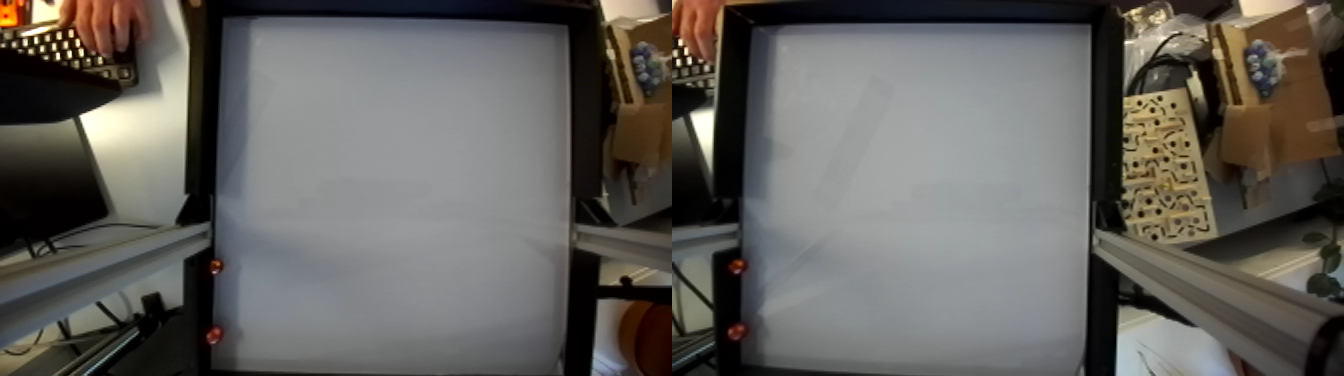
#> input picture jetson/src/testing/yolov1/1.png, 1344 x 376 px
$ python -i ball_recognition.py   (imports and definitions only)
#> lines starting #> are read from the running program, lines starting #| are printed output that depends on the picture; after the words box and inside, x2 and y2 are one past the last pixel; in counts of white or black regions, pixels touching at a corner belong together
#> further down, picture is the input picture: shape (376, 1344, 3); mean B, G, R 92.8, 97.1, 99.5
import cv2
import os
import numpy as np
import time

def red_threshold(frame, frac, min_intensity, prev_center=None, roi_radius=100):
    """
    Apply color thresholding to the frame.
    :param frame: Input image frame.
    :param frac: Fraction of the maximum red value to use as the upper bound.
    :return: Masked image after applying color thresholding.
    """
#> called with frac = 0.6, min_intensity = 50, roi_radius = 500
    frame_float = frame.astype(np.float32)
    B, G, R = cv2.split(frame_float)
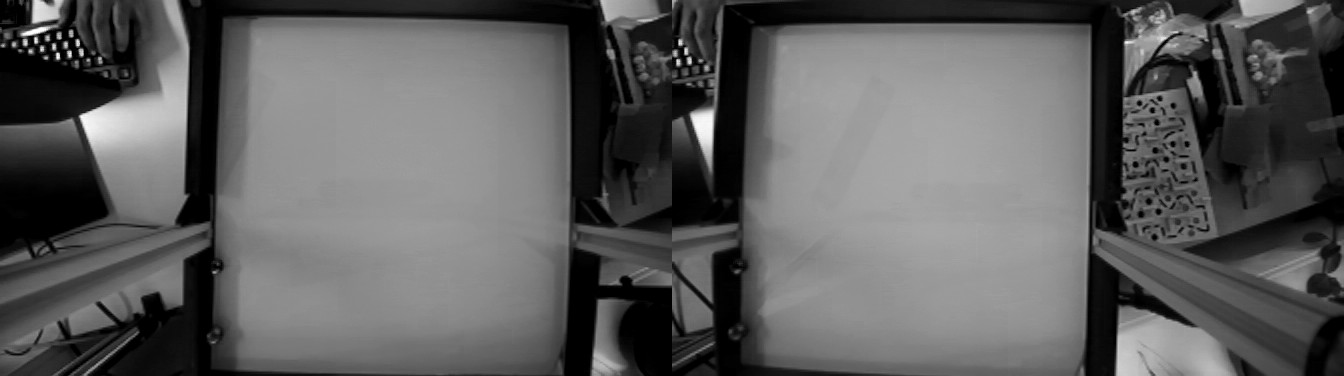
#> B: shape (376, 1344) float32; min 0, max 255, mean 92.8
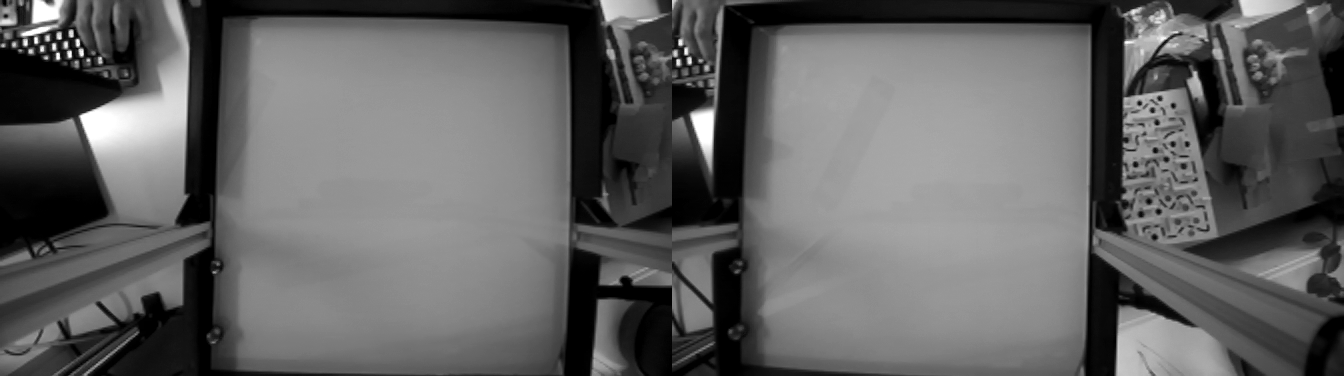
#> G: shape (376, 1344) float32; min 0, max 255, mean 97.1
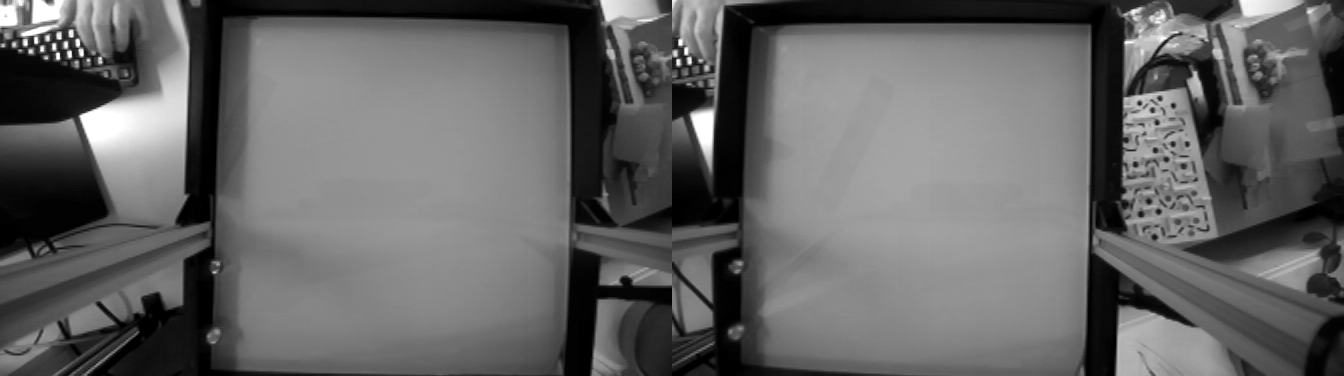
#> R: shape (376, 1344) float32; min 0, max 255, mean 99.5
    total = R + G + B + 1e-6
    red_ratio = R / total
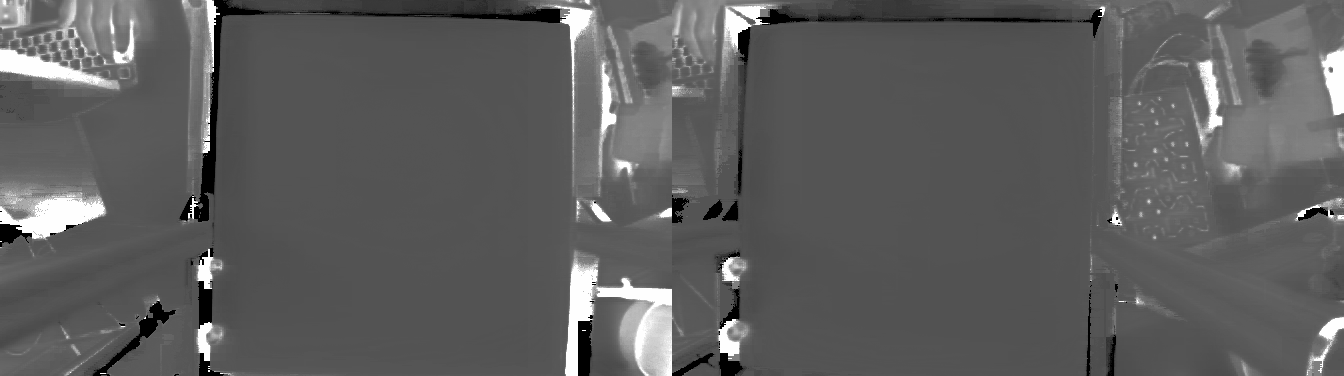
#> red_ratio: shape (376, 1344) float32; min 0, max 1, mean 0.37

    # Find all pixels that satisfy both red ratio and intensity threshold

    spatial_mask = np.ones_like(total, dtype=bool)
    if prev_center is not None:
        h, w = total.shape
        Y, X = np.ogrid[:h, :w]
        dist_sq = (X - prev_center[0]) ** 2 + (Y - prev_center[1]) ** 2
        spatial_mask = dist_sq <= roi_radius ** 2

    #valid_pixels = np.where((red_ratio > max_red_ratio) & (total > min_intensity) & spatial_mask)
    valid_pixels = np.where(spatial_mask)
#> spatial_mask: shape (376, 1344) bool; every value is 1
    if valid_pixels[0].size > 0 and prev_center is not None:
        # Compute max red ratio among valid pixels
        max_red_ratio = np.max(red_ratio[valid_pixels])
    else:
        max_red_ratio = np.max(red_ratio)
#> max_red_ratio = 1

    max_red_ratio = max(max_red_ratio, 0.3)
    bright_mask = total > min_intensity
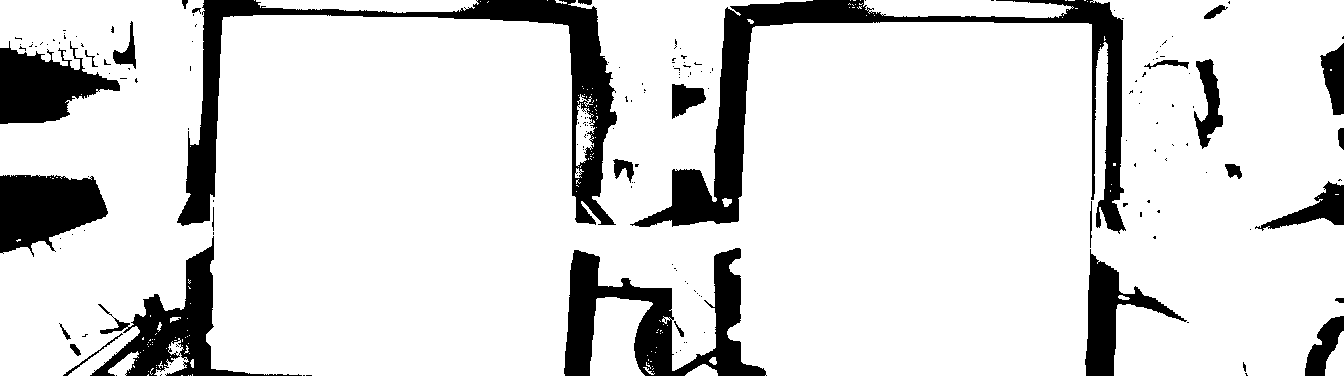
#> bright_mask: shape (376, 1344) bool; 85.5% white; 174 black regions (144 under 20 px), largest, box (x1, y1, x2, y2) and area: (630, 0, 1126, 234) 17215, (177, 0, 617, 226) 14717, (564, 248, 767, 376) 10145
    red_mask = red_ratio > (frac * max_red_ratio)
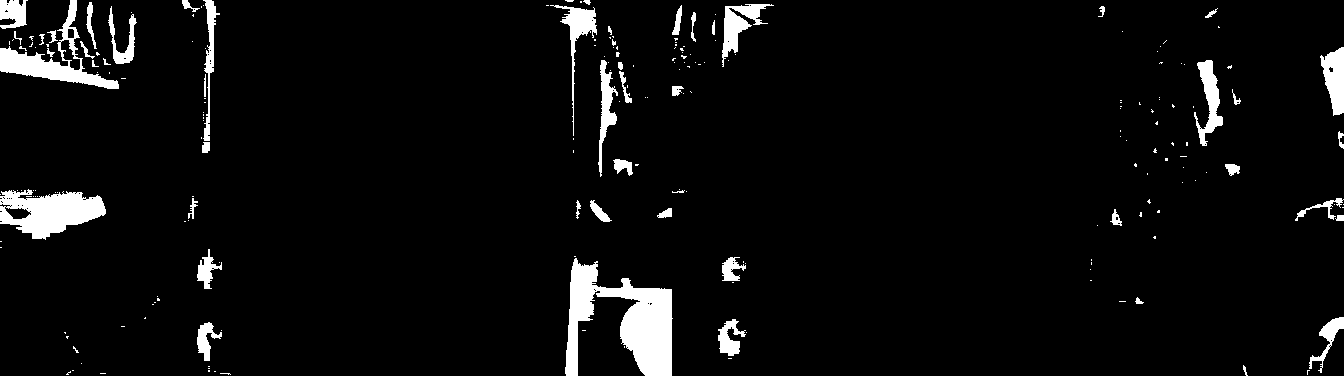
#> red_mask: shape (376, 1344) bool; 4.8% white; 214 white regions (163 under 20 px), largest, box (x1, y1, x2, y2) and area: (565, 258, 673, 376) 6185, (0, 189, 106, 240) 3263, (0, 0, 119, 89) 2508
    mask = (np.logical_and(bright_mask, red_mask)).astype(np.uint8) * 255
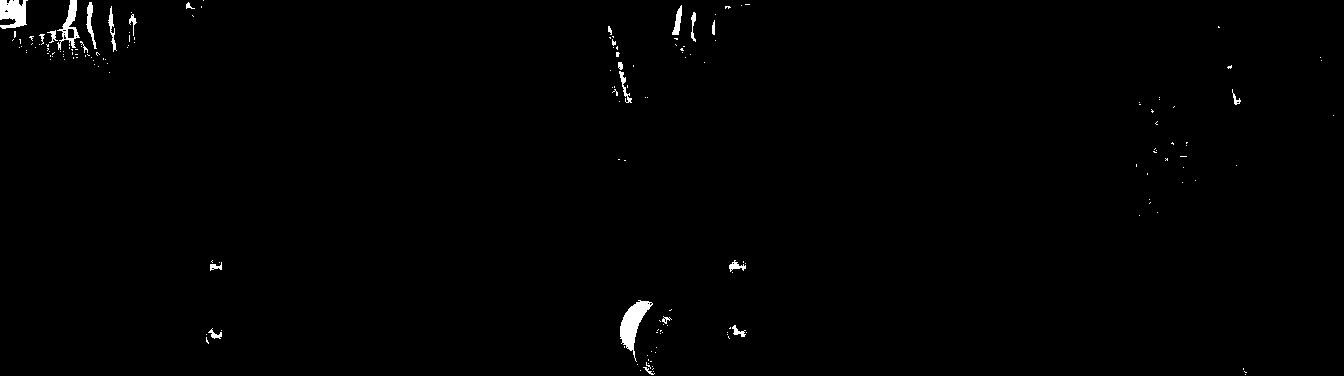
#> mask: shape (376, 1344); 0.71% white; 176 white regions (153 under 20 px), largest, box (x1, y1, x2, y2) and area: (620, 300, 653, 362) 810, (0, 0, 28, 29) 601, (57, 0, 80, 50) 406

    # [14 lines of commented-out code are left out]
    result = np.zeros_like(frame)
    result[mask == 255] = 255
    return result, (mask > 0).astype(np.uint8) * 255

# [94 lines left out: functions find_most_circular_contour, center_difference, detect_red_ball, not called in this run]

def detect_red_ball_frame(frame, prev_center=None):
    masked_frame, mask = red_threshold(frame, 0.6, 50, prev_center, 500)
    if cv2.countNonZero(mask) == 0:
        return None, 0, masked_frame
    #cv2.circle(frame, brightest_pixel, 10, (0, 0, 255), 4)

    #best_contour = find_most_circular_contour(mask, min_area=1, max_area=800, min_circularity=0.5, prev_center=prev_center, max_diff=10000)
    #gray_mask = cv2.cvtColor(masked_frame, cv2.COLOR_BGR2GRAY)
    M = cv2.moments(mask)
#> M = moments, m00 911625, centre m10/m00, m01/m00 = (382.7, 132.1)
    center = None
    if M["m00"] != 0:
        cX = int(M["m10"] / M["m00"])
#> cX = 382
        cY = int(M["m01"] / M["m00"])
#> cY = 132
        center = (cX, cY)
#> center = (382, 132)
    else:
        center = None  # No object detected
    if center is not None:
        prev_center = center
#> prev_center = (382, 132)
        print("TEST")
        #center = (center[1], center[0])

    #best_contour = None
    #center = prev_center
    radius = 0
    # [10 lines of commented-out code are left out]
    return center, radius, masked_frame

# [22 lines left out: function main, not called in this run]

>>> import cv2
>>> picture = cv2.imread('yolov1/1.png')
>>> result = detect_red_ball_frame(picture)
